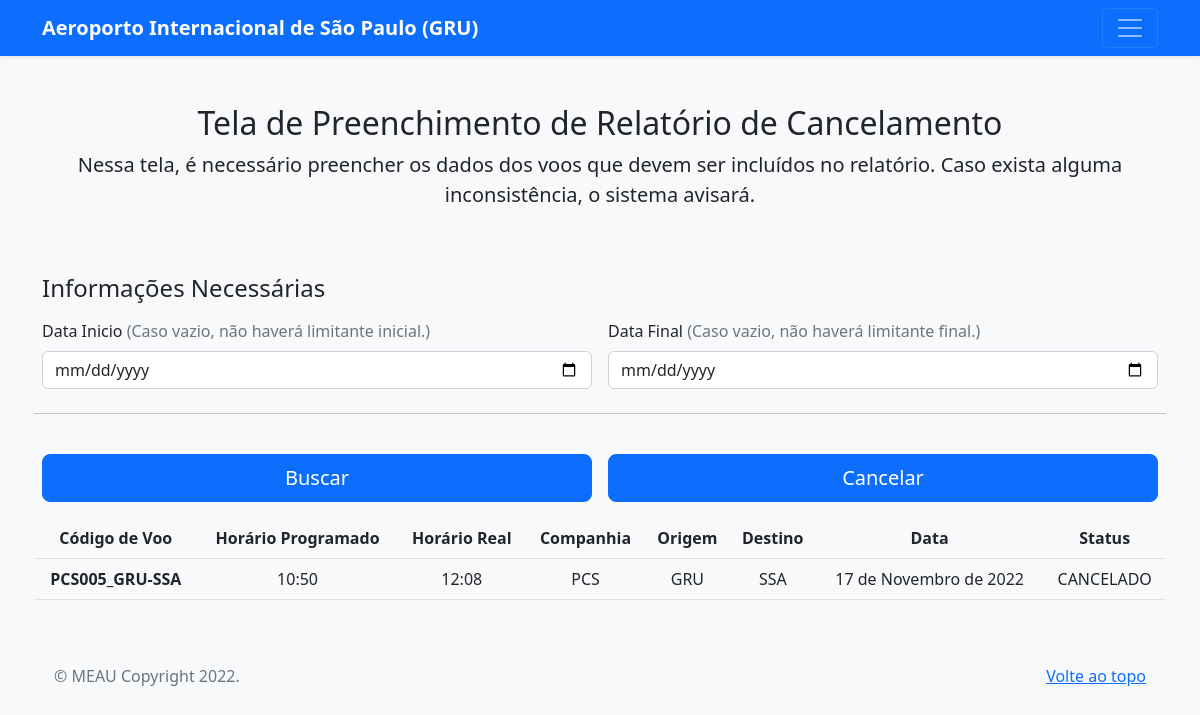
/preenchimentoCancelamentos/, run on an earlier commit of the app's database.
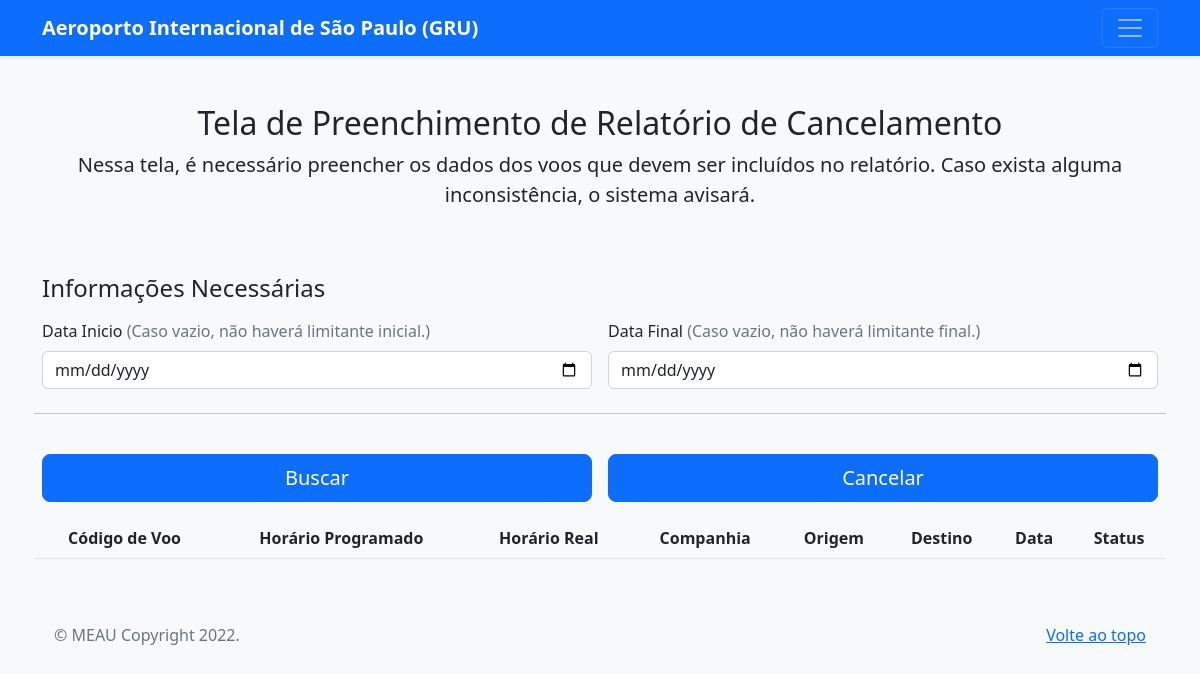
And on a later commit of the database.
### book/models.py (models this page shows, shortened)
class Historico(models.Model):
    class Status(models.TextChoices):
            PREVISTO = 'PREVISTO'
            EMBARCANDO = 'EMBARCANDO'
            CANCELADO = 'CANCELADO'
            PROGRAMADO = 'PROGRAMADO'
            TAXIANDO = 'TAXIANDO'
            PRONTO = 'PRONTO'
            AUTORIZADO = 'AUTORIZADO'
            EM_VOO = 'EM_VOO'
            ATERRISSADO = 'ATERRISSADO'
    id = models.AutoField(primary_key=True)
    voo  = models.ForeignKey(Voo, on_delete=models.CASCADE)
    data = models.DateField()
    horarioReal = models.TimeField()
    status = models.CharField(choices=Status.choices, max_length=30)
    class Meta:
        db_table = 'historico'

class Voo(models.Model):
    id = models.AutoField(primary_key=True)
    codigoVoo = models.CharField(max_length=14, unique=True)
    companhia = models.CharField(max_length=20)
    origem = models.CharField(max_length=30)
    destino = models.CharField(max_length=30)
    horarioProgramado = models.TimeField()
    class Meta:
        db_table = 'voo'

### book/views.py (the view, shortened to what this page needs)
# urls.py: path('preenchimentoCancelamentos/', views.preenchimentoCancelamentos, name='cancelamento'),
def preenchimentoCancelamentos(request):
    historicos = Historico.objects.select_related("voo")
    cancelados = historicos.filter(status = "CANCELADO")
    return render(request, "preenchimentoCancelamentos.html", {'cancelados': cancelados})

### template/preenchimentoCancelamentos.html (shortened to what the changed rows need)
<!doctype html>
<html lang="pt-br">
<head>
    <link href="../static/css/bootstrap.min.css" rel="stylesheet">
    <link href="../static/js/form-validation.js" rel="stylesheet">
</head>
<body class="bg-light">
    <div class="container">
        <main>
            <div class="py-5 text-center">
                <h2>Tela de Preenchimento de Relatório de Cancelamento</h2>
            </div>
            <div>
                <div>
                    <form action={% url 'cancelamento' %} method="POST" class="needs-validation">
                        <div class="row g-3">
                            <table class="table text-center">
                                <tr>
                                    <th scope="col">Código de Voo</th>
                                    <th scope="col">Horário Programado</th>
                                    <th scope="col">Horário Real</th>
                                    <th scope="col">Companhia</th>
                                    <th scope="col">Origem</th>
                                    <th scope="col">Destino</th>
                                    <th scope="col">Data</th>
                                    <th scope="col">Status</th>
                                </tr>
                                {% for x in cancelados %}
                                <tr class="center-text">
                                    <th scope="row">{{ x.voo.codigoVoo }}</th>
                                    <td>{{ x.voo.horarioProgramado }}</td>
                                    <td>{{ x.horarioReal }}</td>
                                    <td>{{ x.voo.companhia }}</td>
                                    <td>{{ x.voo.origem }}</td>
                                    <td>{{ x.voo.destino }}</td>
                                    <td>{{ x.data }}</td>
                                    <td>{{ x.status }}</td>
                                </tr>
                                {% endfor %}
                            </table>
                    </form>
                </div>
            </div>
        </main>
    </div>
</body>
</html>

What changed in the data, as far as the page shows it:
no longer on this page (row edited): Historico: voo.codigoVoo "PCS005_GRU-SSA", voo.horarioProgramado "10:50", horarioReal "12:08", voo.companhia "PCS", voo.origem "GRU", voo.destino "SSA", data "17 de Novembro de 2022", status "CANCELADO"
